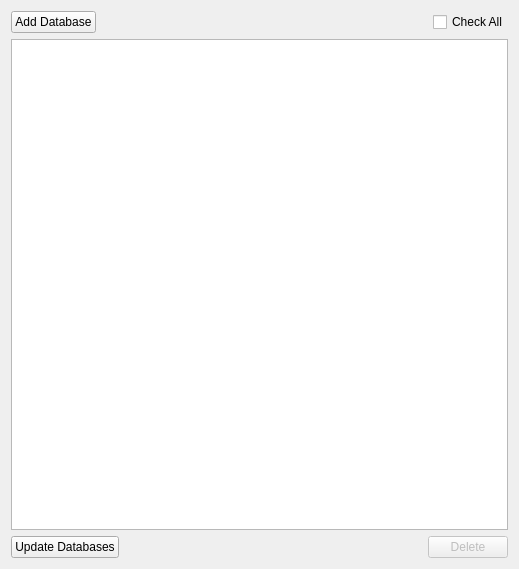
<?xml version="1.0" encoding="UTF-8"?>
<ui version="4.0">
 <class>PrefWidget</class>
 <widget class="QWidget" name="PrefWidget">
  <property name="geometry">
   <rect>
    <x>0</x>
    <y>0</y>
    <width>519</width>
    <height>569</height>
   </rect>
  </property>
  <property name="windowTitle">
   <string>Space Tools</string>
  </property>
  <layout class="QVBoxLayout" name="verticalLayout">
   <item>
    <layout class="QHBoxLayout" name="horizontalLayout_4">
     <item>
      <widget class="QPushButton" name="mAddDatabase">
       <property name="text">
        <string>Add Database</string>
       </property>
      </widget>
     </item>
     <item>
      <spacer name="horizontalSpacer_3">
       <property name="orientation">
        <enum>Qt::Horizontal</enum>
       </property>
       <property name="sizeHint" stdset="0">
        <size>
         <width>40</width>
         <height>20</height>
        </size>
       </property>
      </spacer>
     </item>
     <item>
      <widget class="QCheckBox" name="mDatabaseCheckAll">
       <property name="text">
        <string>Check All</string>
       </property>
       <property name="tristate">
        <bool>true</bool>
       </property>
      </widget>
     </item>
    </layout>
   </item>
   <item>
    <widget class="QListWidget" name="mLoadedDatabases">
     <property name="selectionMode">
      <enum>QAbstractItemView::MultiSelection</enum>
     </property>
    </widget>
   </item>
   <item>
    <layout class="QHBoxLayout" name="horizontalLayout">
     <item>
      <widget class="QPushButton" name="mUpdateButton">
       <property name="text">
        <string>Update Databases</string>
       </property>
      </widget>
     </item>
     <item>
      <spacer name="horizontalSpacer">
       <property name="orientation">
        <enum>Qt::Horizontal</enum>
       </property>
       <property name="sizeHint" stdset="0">
        <size>
         <width>40</width>
         <height>20</height>
        </size>
       </property>
      </spacer>
     </item>
     <item>
      <widget class="QPushButton" name="mDeleteButton">
       <property name="enabled">
        <bool>false</bool>
       </property>
       <property name="text">
        <string>Delete</string>
       </property>
      </widget>
     </item>
    </layout>
   </item>
  </layout>
 </widget>
 <resources/>
 <connections/>
</ui>
